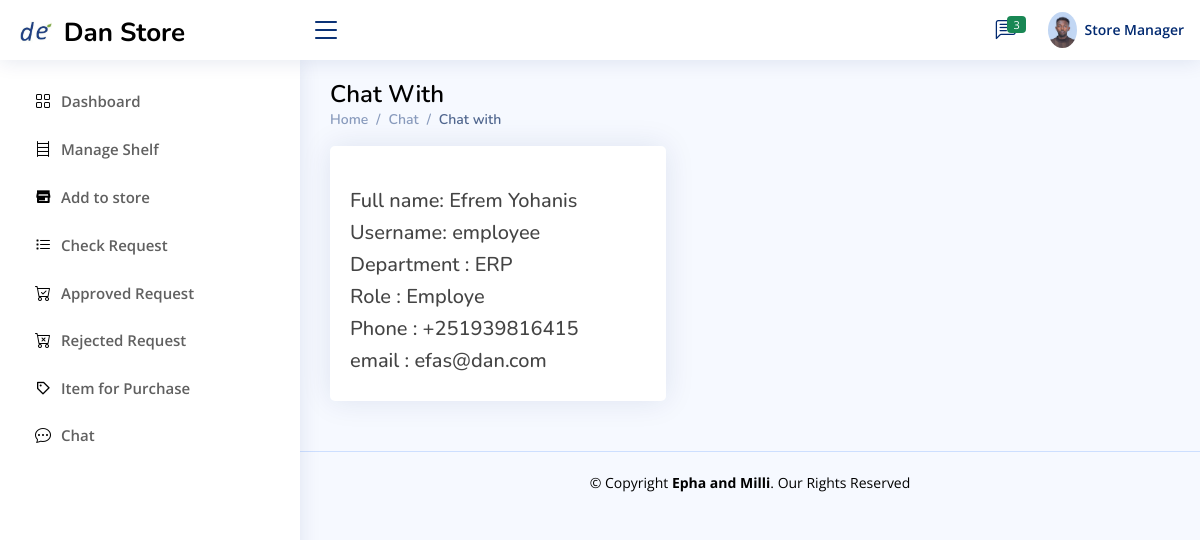
The app's page /Store_Manager/chat_profile/52 (signed in), older data.
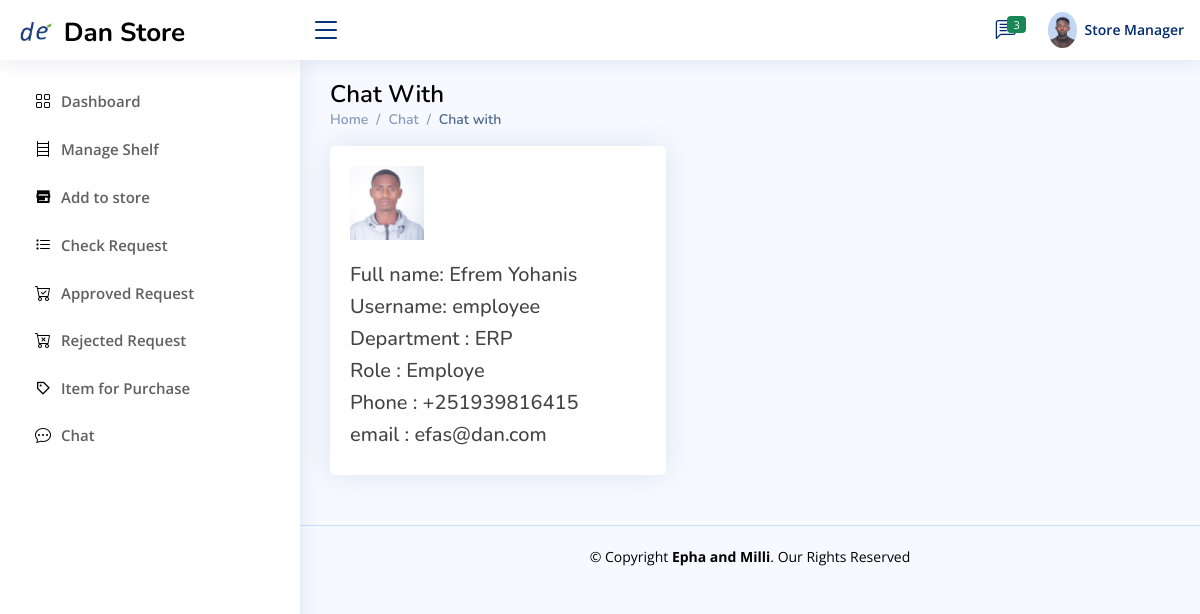
The same page, newer data.
### Store_manager/models.py (models this page shows, shortened)
class employ(models.Model):
    user=models.ForeignKey(User,null=True,blank=True,on_delete=models.CASCADE)
    role= models.CharField(max_length=200,null=True,blank=True)
    profile_pic=models.ImageField(null=True,blank=True, upload_to='Profile/')
    Full_Name=models.CharField(max_length=300, null=True)
    gender = models.CharField(max_length=20,null=True,blank=True)
    phone1 = models.CharField(max_length=200, null=True)
    phone2 = models.CharField(max_length=200, null=True)
    facebook = models.CharField(max_length=200, null=True,blank=True)
    telegram = models.CharField(max_length=200, null=True,blank=True)
    instagram = models.CharField(max_length=200, null=True,blank=True)
    about = models.TextField(max_length=500, null=True)
    address = models.CharField(max_length=200, null=True)
    inDepartment = models.CharField(max_length=300,null=True)
    date_created = models.DateTimeField(auto_now_add=True, null=True)
    Thechnologist =models.BooleanField(blank=True,null=True,default=False)
    accessStore=models.ForeignKey(allStore,null=True,blank=True,on_delete=models.CASCADE)
    Titel = models.CharField(max_length=20,null=True,blank=True)
    Filed_Study = models.CharField(max_length=20,null=True,blank=True)
    Collage = models.CharField(max_length=20,null=True,blank=True)
    grade=models.CharField(max_length=20,null=True,blank=True)
    Year_Graguation = models.DateField(null=True,blank=True)
    Document=models.FileField(null=True,blank=True,upload_to="File/Document")

### Store_manager/views.py (the view)
# urls.py: path('chat_profile/<int:id>',views.chat_profile,name="admin-chat_profile"),
def chat_profile(request,id):
    try:
        if request.user.groups.all()[0].name == 'Store_Manager':
            user_id=(request.user.id)
            user=User.objects.get(id=user_id)
            re_emp=employ.objects.get(user=user)
            chat_employ=employ.objects.get(pk=id)
            context={
                'chat_employ':chat_employ,
                're_emp':re_emp,
            }
            return render(request,'Store_manager/chat/profile.html',context)
        messages.error(request, 'Permission denied ')
        return redirect('log-out')
    except IndexError as e:
        messages.error(request, 'Login Before ')
        return redirect('log-out')

### Templates/Store_manager/chat/profile.html (shortened to what this page needs)
{% extends 'Store_manager/chat/index.html'  %}
{% block store %}
<main id="main" class="main">
    <div class="pagetitle">
      <h1 style="color: black">Chat With</h1>
      <nav>
        <ol class="breadcrumb">
          <li class="breadcrumb-item"><a href="{% url 'store-dashboard' %}">Home</a></li>
          <li class="breadcrumb-item ">Chat </li>
          <li class="breadcrumb-item active">Chat with</li>
        </ol>
      </nav>
    </div>
    <section class="section">
        <div class="row">
            <div class="col-lg-5">
              <div class="card">
                <div class="card-body">
                <div class="card-title">
                  {% if chat_employ.profile_pic %}
                  <img src="{{chat_employ.profile_pic.url}}" class="card-img-top w-25"  alt="Profile" >
                  {% endif %}
                </div>
                  <h5 >Full name: <span>{{chat_employ.user.first_name}} {{chat_employ.user.last_name}}</span>
                  </h5>
                  <h5 >Username: <span>{{chat_employ.user}}</span>
                  </h5>
                  <h5 >Department : <span>{{chat_employ.inDepartment}}</span>
                  </h5>
                  <h5 >Role : <span>{{chat_employ.role}}</span>
                  </h5>
                  <h5 >Phone : <span>{{chat_employ.phone1}}</span>
                  </h5>
                  <h5 >email : <span>{{chat_employ.user.email}}</span>
                  </h5>
              </div>
         </div>
    </section>
  </main>
{% endblock %}

Row changes from the older to the newer data that the page shows:
changed employ "ERP": profile_pic: picture added
